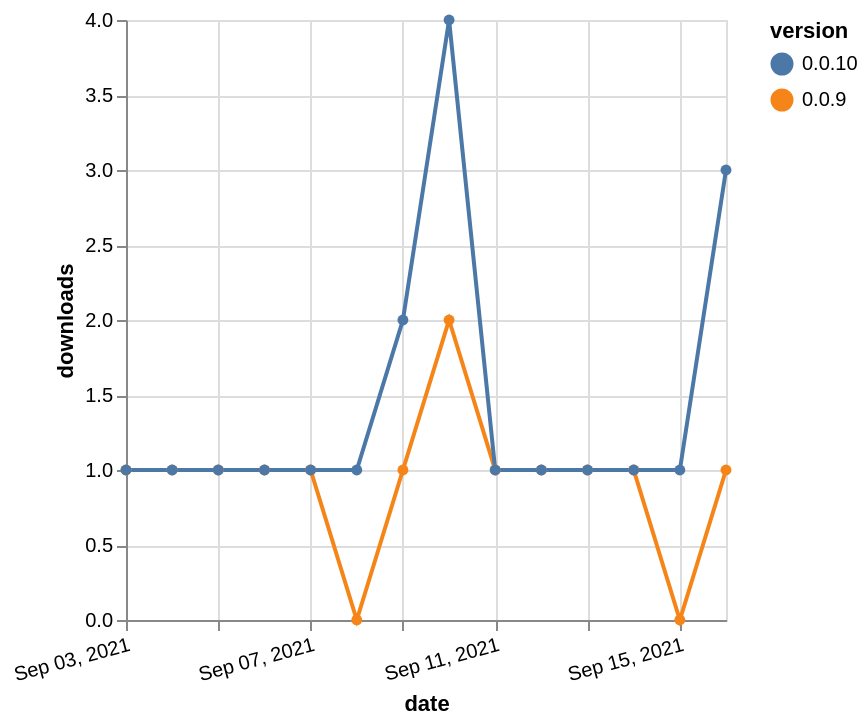

The Vega-Lite source for this figure:
### Vega-Lite specification from a JSON file in a GitHub repository (floating-point values rounded to 4 significant figures)
{"$schema": "https://vega.github.io/schema/vega-lite/v5.json", "description": "A simple bar chart with embedded data.", "data": {"values": [{"date": "2021-09-03", "total": 160, "delta": 1, "version": "0.0.9"}, {"date": "2021-09-04", "total": 161, "delta": 1, "version": "0.0.9"}, {"date": "2021-09-05", "total": 162, "delta": 1, "version": "0.0.9"}, {"date": "2021-09-06", "total": 163, "delta": 1, "version": "0.0.9"}, {"date": "2021-09-07", "total": 164, "delta": 1, "version": "0.0.9"}, {"date": "2021-09-08", "total": 164, "delta": 0, "version": "0.0.9"}, {"date": "2021-09-09", "total": 165, "delta": 1, "version": "0.0.9"}, {"date": "2021-09-10", "total": 167, "delta": 2, "version": "0.0.9"}, {"date": "2021-09-11", "total": 168, "delta": 1, "version": "0.0.9"}, {"date": "2021-09-12", "total": 169, "delta": 1, "version": "0.0.9"}, {"date": "2021-09-13", "total": 170, "delta": 1, "version": "0.0.9"}, {"date": "2021-09-14", "total": 171, "delta": 1, "version": "0.0.9"}, {"date": "2021-09-15", "total": 171, "delta": 0, "version": "0.0.9"}, {"date": "2021-09-16", "total": 172, "delta": 1, "version": "0.0.9"}, {"date": "2021-09-03", "total": 149, "delta": 1, "version": "0.0.10"}, {"date": "2021-09-04", "total": 150, "delta": 1, "version": "0.0.10"}, {"date": "2021-09-05", "total": 151, "delta": 1, "version": "0.0.10"}, {"date": "2021-09-06", "total": 152, "delta": 1, "version": "0.0.10"}, {"date": "2021-09-07", "total": 153, "delta": 1, "version": "0.0.10"}, {"date": "2021-09-08", "total": 154, "delta": 1, "version": "0.0.10"}, {"date": "2021-09-09", "total": 156, "delta": 2, "version": "0.0.10"}, {"date": "2021-09-10", "total": 160, "delta": 4, "version": "0.0.10"}, {"date": "2021-09-11", "total": 161, "delta": 1, "version": "0.0.10"}, {"date": "2021-09-12", "total": 162, "delta": 1, "version": "0.0.10"}, {"date": "2021-09-13", "total": 163, "delta": 1, "version": "0.0.10"}, {"date": "2021-09-14", "total": 164, "delta": 1, "version": "0.0.10"}, {"date": "2021-09-15", "total": 165, "delta": 1, "version": "0.0.10"}, {"date": "2021-09-16", "total": 168, "delta": 3, "version": "0.0.10"}]}, "width": "container", "mark": {"type": "line", "point": {"filled": true}}, "encoding": {"x": {"field": "date", "type": "temporal", "timeUnit": "yearmonthdate", "title": "date", "axis": {"labelAngle": -15}}, "y": {"field": "delta", "type": "quantitative", "title": "downloads"}, "color": {"field": "version", "type": "nominal"}, "tooltip": {"field": "delta"}}}
